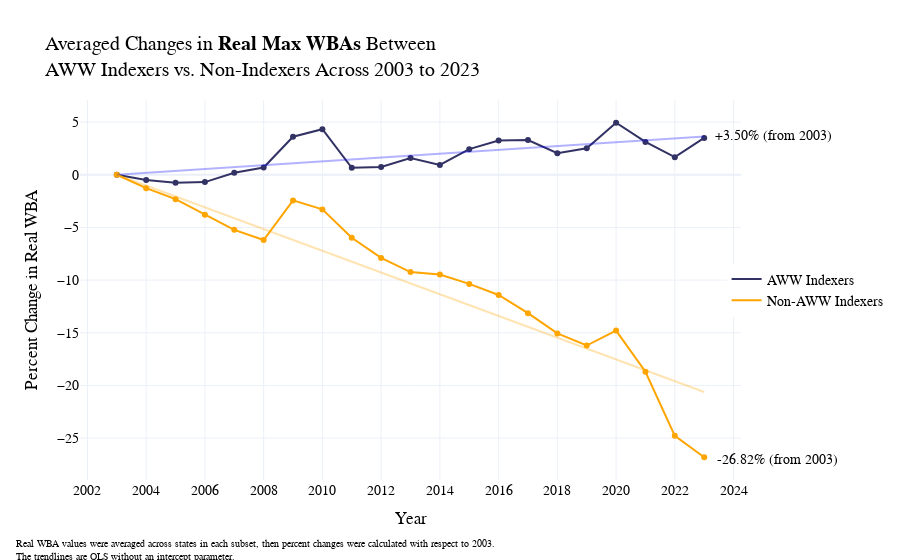

This figure's notebook cell:
### Code cell
pio.templates.default = 'plotly_white'

X = avg_indexers["index"]
y = avg_indexers["Real Maximum WBA (regional, 2023 base)"]

X_reshaped = X.values.reshape(-1, 1)
model = sm.OLS(y, X, hasconst=False).fit()

x_pred = np.linspace(X.min(), X.max(), 100)
y_pred = model.predict(x_pred)
x_pred = x_pred + 2003

X = avg_nonindexers["index"]
y = avg_nonindexers["Real Maximum WBA (regional, 2023 base)"]

X_reshaped = X.values.reshape(-1, 1)
model = sm.OLS(y, X, hasconst=False).fit()

x_pred2 = np.linspace(X.min(), X.max(), 100)
y_pred2 = model.predict(x_pred2)
x_pred2 = x_pred2 + 2003

fig3 = px.line(data_frame = avg_indexers, 
             x = "Year", 
             y = "Real Maximum WBA (regional, 2023 base)")
fig3.update_traces(line=dict(color = 'rgba(50,50,100,1)'), name="AWW Indexers", showlegend=True)

fig4= px.scatter(data_frame = avg_indexers, 
                x = "Year", 
                y = "Real Maximum WBA (regional, 2023 base)",
                color_discrete_sequence=["rgb(50,50,100)"])

fig7 = px.line(data_frame = avg_nonindexers, 
             x = "Year", 
             y = "Real Maximum WBA (regional, 2023 base)")
fig7.update_traces(line=dict(color = 'rgba(255, 165, 0,1)'), name="Non-AWW Indexers", showlegend=True)

fig8= px.scatter(data_frame = avg_nonindexers, 
                x = "Year", 
                y = "Real Maximum WBA (regional, 2023 base)",
                color_discrete_sequence=["rgb(255, 165, 0)"])

fig3 = go.Figure(data= fig3.data + fig4.data + fig7.data + fig8.data)

fig3.add_trace(go.Scatter(
    x=x_pred,
    y=y_pred,
    mode='lines',
    line=dict(color='blue', width=2),
    opacity=0.3,
    showlegend=False
))
fig3.add_trace(go.Scatter(
    x=x_pred2,
    y=y_pred2,
    mode='lines',
    line=dict(color='orange', width=2),
    opacity=0.3,
    showlegend=False
))


fig3.update_layout(title_text="Averaged Changes in <b>Real Max WBAs</b> Between<br>AWW Indexers vs. Non-Indexers Across 2003 to 2023",
                   xaxis_title="Year", yaxis_title="Percent Change in Real WBA",
                   height=500,
                   font=dict(
                        family="Cambria",  
                        size=14,         
                        color="black",
                    ),
                   xaxis=dict(
                        tickmode='linear',   
                        tick0=2000,          
                        dtick=2              
                    ),
                   yaxis=dict(
                        tick0=0,          
                        dtick=5
                    ),
                   legend=dict(
                        orientation="v",     
                        x=1.1,
                        xanchor="center",
                        y=0.5
                    )
                  )
fig3.add_annotation(
    xref="paper", yref="paper",
    x=1.14, y=0.93,
    text="+3.50% (from 2003)",
    showarrow=False,
    font=dict(size=14, color="black"),
    align="left"
)
fig3.add_annotation(
    xref="paper", yref="paper",
    x=1.15, y=0.03,
    text="-26.82% (from 2003)",
    showarrow=False,
    font=dict(size=14, color="black"),
    align="left"
)
fig3.add_annotation(
    text='Real WBA values were averaged across states in each subset, then percent changes were calculated with respect to 2003.<br>The trendlines are OLS without an intercept parameter.',
    showarrow=False,
    xref="paper",
    yref="paper",
    x=-0.1,
    y=-0.15,
    xanchor="left",
    yanchor="top",
    font=dict(size=10),
    align="left"
)

### Figure 1 — Plotly figure (JSON) as saved in the notebook; plotly's stock layout.template omitted (floating-point values rounded to 4 significant figures)
{"data": [{"hovertemplate": "Year=%{x}<br>Real Maximum WBA (regional, 2023 base)=%{y}<extra></extra>", "legendgroup": "", "line": {"color": "rgba(50,50,100,1)", "dash": "solid"}, "marker": {"symbol": "circle"}, "mode": "lines", "name": "AWW Indexers", "orientation": "v", "showlegend": true, "type": "scatter", "x": [2003, 2004, 2005, 2006, 2007, 2008, 2009, 2010, 2011, 2012, 2013, 2014, 2015, 2016, 2017, 2018, 2019, 2020, 2021, 2022, 2023], "xaxis": "x", "y": [0, -0.4986, -0.7549, -0.6974, 0.1918, 0.6887, 3.611, 4.331, 0.6677, 0.7444, 1.59, 0.9397, 2.432, 3.243, 3.302, 2.05, 2.509, 4.939, 3.116, 1.668, 3.499], "yaxis": "y"}, {"hovertemplate": "Year=%{x}<br>Real Maximum WBA (regional, 2023 base)=%{y}<extra></extra>", "legendgroup": "", "marker": {"color": "rgb(50,50,100)", "symbol": "circle"}, "mode": "markers", "name": "", "orientation": "v", "showlegend": false, "type": "scatter", "x": [2003, 2004, 2005, 2006, 2007, 2008, 2009, 2010, 2011, 2012, 2013, 2014, 2015, 2016, 2017, 2018, 2019, 2020, 2021, 2022, 2023], "xaxis": "x", "y": [0, -0.4986, -0.7549, -0.6974, 0.1918, 0.6887, 3.611, 4.331, 0.6677, 0.7444, 1.59, 0.9397, 2.432, 3.243, 3.302, 2.05, 2.509, 4.939, 3.116, 1.668, 3.499], "yaxis": "y"}, {"hovertemplate": "Year=%{x}<br>Real Maximum WBA (regional, 2023 base)=%{y}<extra></extra>", "legendgroup": "", "line": {"color": "rgba(255, 165, 0,1)", "dash": "solid"}, "marker": {"symbol": "circle"}, "mode": "lines", "name": "Non-AWW Indexers", "orientation": "v", "showlegend": true, "type": "scatter", "x": [2003, 2004, 2005, 2006, 2007, 2008, 2009, 2010, 2011, 2012, 2013, 2014, 2015, 2016, 2017, 2018, 2019, 2020, 2021, 2022, 2023], "xaxis": "x", "y": [0, -1.271, -2.312, -3.804, -5.229, -6.192, -2.433, -3.287, -5.982, -7.895, -9.239, -9.469, -10.36, -11.41, -13.14, -15.06, -16.21, -14.79, -18.7, -24.78, -26.82], "yaxis": "y"}, {"hovertemplate": "Year=%{x}<br>Real Maximum WBA (regional, 2023 base)=%{y}<extra></extra>", "legendgroup": "", "marker": {"color": "rgb(255, 165, 0)", "symbol": "circle"}, "mode": "markers", "name": "", "orientation": "v", "showlegend": false, "type": "scatter", "x": [2003, 2004, 2005, 2006, 2007, 2008, 2009, 2010, 2011, 2012, 2013, 2014, 2015, 2016, 2017, 2018, 2019, 2020, 2021, 2022, 2023], "xaxis": "x", "y": [0, -1.271, -2.312, -3.804, -5.229, -6.192, -2.433, -3.287, -5.982, -7.895, -9.239, -9.469, -10.36, -11.41, -13.14, -15.06, -16.21, -14.79, -18.7, -24.78, -26.82], "yaxis": "y"}, {"line": {"color": "blue", "width": 2}, "mode": "lines", "opacity": 0.3, "showlegend": false, "type": "scatter", "x": [2003, 2003.0, 2003.0, 2004.0, 2004.0, 2004.0, 2004.0, 2004.0, 2005.0, 2005.0, 2005.0, 2005.0, 2005.0, 2006.0, 2006.0, 2006.0, 2006.0, 2006.0, 2007.0, 2007.0, 2007.0, 2007.0, 2007.0, 2008.0, 2008.0, 2008.0, 2008.0, 2008.0, 2009.0, 2009.0, 2009.0, 2009.0, 2009.0, 2010.0, 2010.0, 2010.0, 2010.0, 2010.0, 2011.0, 2011.0, 2011.0, 2011.0, 2011.0, 2012.0, 2012.0, 2012.0, 2012.0, 2012.0, 2013.0, 2013.0, 2013.0, 2013.0, 2014.0, 2014.0, 2014.0, 2014.0, 2014.0, 2015.0, 2015.0, 2015.0, 2015.0, 2015.0, 2016.0, 2016.0, 2016.0, 2016.0, 2016.0, 2017.0, 2017.0, 2017.0, 2017.0, 2017.0, 2018.0, 2018.0, 2018.0, 2018.0, 2018.0, 2019.0, 2019.0, 2019.0, 2019.0, 2019.0, 2020.0, 2020.0, 2020.0, 2020.0, 2020.0, 2021.0, 2021.0, 2021.0, 2021.0, 2021.0, 2022.0, 2022.0, 2022.0, 2022.0, 2022.0, 2023.0, 2023.0, 2023], "y": [0, 0.03664, 0.07328, 0.1099, 0.1466, 0.1832, 0.2199, 0.2565, 0.2931, 0.3298, 0.3664, 0.4031, 0.4397, 0.4764, 0.513, 0.5496, 0.5863, 0.6229, 0.6596, 0.6962, 0.7328, 0.7695, 0.8061, 0.8428, 0.8794, 0.9161, 0.9527, 0.9893, 1.026, 1.063, 1.099, 1.136, 1.173, 1.209, 1.246, 1.282, 1.319, 1.356, 1.392, 1.429, 1.466, 1.502, 1.539, 1.576, 1.612, 1.649, 1.686, 1.722, 1.759, 1.795, 1.832, 1.869, 1.905, 1.942, 1.979, 2.015, 2.052, 2.089, 2.125, 2.162, 2.199, 2.235, 2.272, 2.308, 2.345, 2.382, 2.418, 2.455, 2.492, 2.528, 2.565, 2.602, 2.638, 2.675, 2.712, 2.748, 2.785, 2.821, 2.858, 2.895, 2.931, 2.968, 3.005, 3.041, 3.078, 3.115, 3.151, 3.188, 3.225, 3.261, 3.298, 3.334, 3.371, 3.408, 3.444, 3.481, 3.518, 3.554, 3.591, 3.628]}, {"line": {"color": "orange", "width": 2}, "mode": "lines", "opacity": 0.3, "showlegend": false, "type": "scatter", "x": [2003, 2003.0, 2003.0, 2004.0, 2004.0, 2004.0, 2004.0, 2004.0, 2005.0, 2005.0, 2005.0, 2005.0, 2005.0, 2006.0, 2006.0, 2006.0, 2006.0, 2006.0, 2007.0, 2007.0, 2007.0, 2007.0, 2007.0, 2008.0, 2008.0, 2008.0, 2008.0, 2008.0, 2009.0, 2009.0, 2009.0, 2009.0, 2009.0, 2010.0, 2010.0, 2010.0, 2010.0, 2010.0, 2011.0, 2011.0, 2011.0, 2011.0, 2011.0, 2012.0, 2012.0, 2012.0, 2012.0, 2012.0, 2013.0, 2013.0, 2013.0, 2013.0, 2014.0, 2014.0, 2014.0, 2014.0, 2014.0, 2015.0, 2015.0, 2015.0, 2015.0, 2015.0, 2016.0, 2016.0, 2016.0, 2016.0, 2016.0, 2017.0, 2017.0, 2017.0, 2017.0, 2017.0, 2018.0, 2018.0, 2018.0, 2018.0, 2018.0, 2019.0, 2019.0, 2019.0, 2019.0, 2019.0, 2020.0, 2020.0, 2020.0, 2020.0, 2020.0, 2021.0, 2021.0, 2021.0, 2021.0, 2021.0, 2022.0, 2022.0, 2022.0, 2022.0, 2022.0, 2023.0, 2023.0, 2023], "y": [0, -0.2083, -0.4166, -0.6249, -0.8332, -1.042, -1.25, -1.458, -1.666, -1.875, -2.083, -2.291, -2.5, -2.708, -2.916, -3.125, -3.333, -3.541, -3.75, -3.958, -4.166, -4.374, -4.583, -4.791, -4.999, -5.208, -5.416, -5.624, -5.833, -6.041, -6.249, -6.458, -6.666, -6.874, -7.083, -7.291, -7.499, -7.707, -7.916, -8.124, -8.332, -8.541, -8.749, -8.957, -9.166, -9.374, -9.582, -9.791, -9.999, -10.21, -10.42, -10.62, -10.83, -11.04, -11.25, -11.46, -11.67, -11.87, -12.08, -12.29, -12.5, -12.71, -12.92, -13.12, -13.33, -13.54, -13.75, -13.96, -14.17, -14.37, -14.58, -14.79, -15.0, -15.21, -15.41, -15.62, -15.83, -16.04, -16.25, -16.46, -16.66, -16.87, -17.08, -17.29, -17.5, -17.71, -17.91, -18.12, -18.33, -18.54, -18.75, -18.96, -19.16, -19.37, -19.58, -19.79, -20.0, -20.21, -20.41, -20.62]}], "layout": {"annotations": [{"align": "left", "font": {"color": "black", "size": 14}, "showarrow": false, "text": "+3.50% (from 2003)", "x": 1.14, "xref": "paper", "y": 0.93, "yref": "paper"}, {"align": "left", "font": {"color": "black", "size": 14}, "showarrow": false, "text": "-26.82% (from 2003)", "x": 1.15, "xref": "paper", "y": 0.03, "yref": "paper"}, {"align": "left", "font": {"size": 10}, "showarrow": false, "text": "Real WBA values were averaged across states in each subset, then percent changes were calculated with respect to 2003.<br>The trendlines are OLS without an intercept parameter.", "x": -0.1, "xanchor": "left", "xref": "paper", "y": -0.15, "yanchor": "top", "yref": "paper"}], "autosize": true, "font": {"color": "black", "family": "Cambria", "size": 14}, "legend": {"orientation": "v", "x": 1.1, "xanchor": "center", "y": 0.5}, "title": {"text": "Averaged Changes in <b>Real Max WBAs</b> Between<br>AWW Indexers vs. Non-Indexers Across 2003 to 2023"}, "xaxis": {"autorange": true, "dtick": 2, "range": [2002.0, 2024.0], "tick0": 2000, "tickmode": "linear", "title": {"text": "Year"}, "type": "linear"}, "yaxis": {"autorange": true, "dtick": 5, "range": [-29.05, 7.175], "tick0": 0, "title": {"text": "Percent Change in Real WBA"}, "type": "linear"}}}
